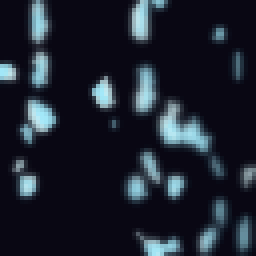
#> input picture recipes/standin/DarkSamus/Shoulders.png, 64 x 64 px (shown 4 times larger)
$ python sheet.py ../../recipes/standin/DarkSamus/Shoulder_Glow.png ../../recipes/standin/DarkSamus/Shoulders.png ../../recipes/standin/DarkSamus/Shoulders.png
#> lines starting #> are read from the running program, lines starting #| are printed output that depends on the picture
import sys,glob,os
from PIL import Image, ImageDraw
d=sys.argv[1]; out=sys.argv[2]; pat=sys.argv[3] if len(sys.argv)>3 else 'f*.png'
fs=sorted(glob.glob(os.path.join(d,pat)))
ims=[Image.open(f).convert('RGB') for f in fs]
#> ims = 1 item
w,h=ims[0].size; cols=min(10,len(ims)); rows=(len(ims)+cols-1)//cols
#> after `w, h = ims[0].size`: w = 64; h = 64
#> after `cols = min(10, len(ims))`: cols = 1
#> after `rows = (len(ims) + cols - 1) // cols`: rows = 1
sheet=Image.new('RGB',(cols*w,rows*(h+14)),(40,0,40))
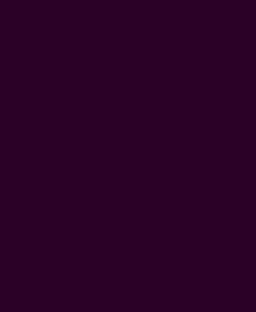
#> sheet: PIL image 64x78 RGB (shown 4 times larger); mean R, G, B 40, 0, 40
dr=ImageDraw.Draw(sheet)
for i,(f,im) in enumerate(zip(fs,ims)):
    x=(i%cols)*w; y=(i//cols)*(h+14)
    sheet.paste(im,(x,y+14)); dr.text((x+2,y),os.path.basename(f),fill=(255,255,0))
#> this loop made 1 pass
#> (x, y) on pass 1: (0, 0)
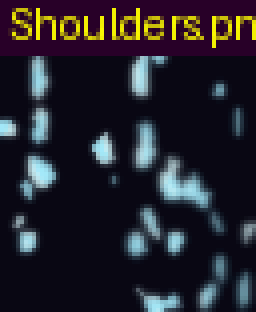
#> sheet: PIL image 64x78 RGB (shown 4 times larger); mean R, G, B 36.6, 34.7, 43.3
sheet.save(out); print(w,h,len(ims),sheet.size)
#| 64 64 1 (64, 78)
